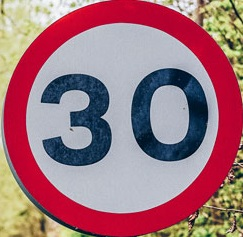
#> input picture images_/30_1.jpg, 243 x 237 px; its folder holds 4 pictures in this run
$ python evaluation_mutation_patch.py
#> lines starting #> are read from the running program, lines starting #| are printed output that depends on the picture
import random
import math
import numpy as np
import cv2
import os

def mean(image):
    b,g,r = cv2.split(image)
    mean_r = int(np.mean(r))
    mean_g = int(np.mean(g))
    mean_b = int(np.mean(b))

    if (mean_r >= (mean_g and mean_b)):
        return "R",mean_r,mean_g,mean_b
    if (mean_g >= (mean_b and mean_r)):
        return "G",mean_r,mean_g,mean_b
    if (mean_b >= (mean_g and mean_r)):
        return "B",mean_r,mean_g,mean_b


images_dir = "../images_"
images = [cv2.imread(os.path.join(images_dir,i)) for i in os.listdir(images_dir)]
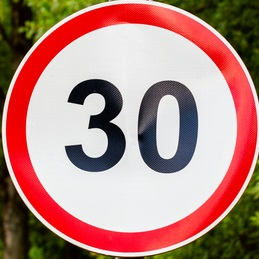
#> input picture images_/30_2.jpg, 259 x 259 px
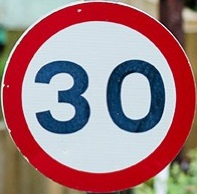
#> input picture images_/30_3.jpg, 197 x 194 px
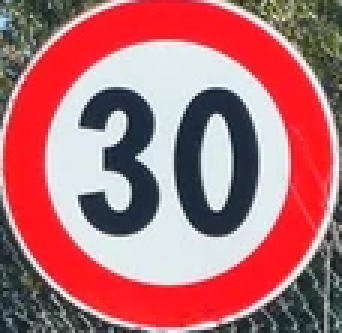
#> input picture images_/30_4.png, 114 x 111 px (shown 3 times larger)
images = images[1]
#> images is the input picture: shape (259, 259, 3); mean B, G, R 126.2, 133.9, 178.8
form = "square"

thresholdR, thresholdG, thresholdB = 100,100,100
color,r,g,b = mean(images)
#> in mean, `b,g,r = cv2.split(image)`:
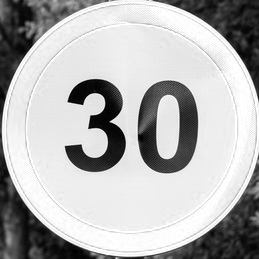
#> r: shape (259, 259); min 0, max 255, mean 178.8
#> in mean, `mean_r = int(np.mean(r))`: mean_r = 178
#> in mean, `mean_g = int(np.mean(g))`: mean_g = 133
#> in mean, `mean_b = int(np.mean(b))`: mean_b = 126
#> color = 'R'; r = 178; g = 133; b = 126
if color == "R":
    thresholdR = 150
if color == "G":
    thresholdG = 150
if color == "B":
    thresholdB = 150

image_size = images.shape[0]
#> image_size = 259

patches = []
for i in range(100):
    if form == "square":
        patch_size = int(image_size/2)
        R = np.random.randint(max(0,r-thresholdR),min(255,r+thresholdR),(patch_size,patch_size)).astype(np.uint8)
        G = np.random.randint(max(0,g-thresholdG),min(255,g+thresholdG),(patch_size,patch_size)).astype(np.uint8)
        B = np.random.randint(max(0,b-thresholdB),min(255,b+thresholdB),(patch_size,patch_size)).astype(np.uint8)
        patch = cv2.merge([B,G,R])
        patches.append(patch)
#> this loop made 100 passes
#> pass 1, `G = np.random.randint(max(0,g-thresholdG),min(255,g+thresholdG),(patch..`:
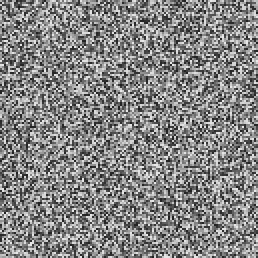
#> G: shape (129, 129) (shown 2 times larger); min 33, max 232, mean 133.1
#> pass 1, `B = np.random.randint(max(0,b-thresholdB),min(255,b+thresholdB),(patch..`:
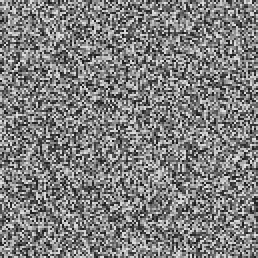
#> B: shape (129, 129) (shown 2 times larger); min 26, max 225, mean 126.4
#> pass 1, `patch = cv2.merge([B,G,R])`:
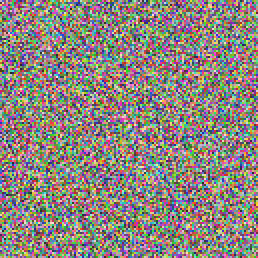
#> patch: shape (129, 129, 3) (shown 2 times larger); mean of channels 0, 1, 2 126.4, 133.1, 140.9; drawn as B, G, R
#> after the loop, patches = 100 items


patches[36] = np.zeros((int(image_size/2),int(image_size/2),3)).astype(np.uint8)


# [79 lines left out: functions half_hor, half_vert, many_hor, many_vert, channels_switch, mutate, not called in this run]
